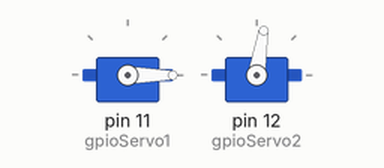
Recording of a program running on a simulated Raspberry Pi (header pin numbers). Parts: 2 × servo. Servo angles are drawn from the pulse width (0.5 ms = 0°, 2.5 ms = 180°).

Above: at 2.05 s.
Timing chart, 0 to 6.6 s (numbered marks = the images above):
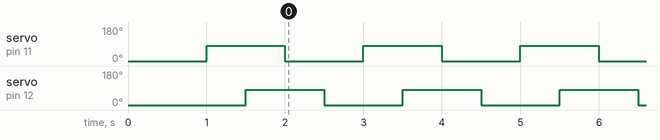

Measured:
- by itself, servo on pin 11 (gpioServo1), servo on pin 12 (gpioServo2): alternates 81° for 1.0 s and 0° for 1.0 s

The program:

roboBox.py
```python
import RPi.GPIO as GPIO
from time import sleep

GPIO.setmode(GPIO.BOARD)
# this must change accordingly and taking care that we dont mess w
# the pins in the sensehat

# servo1
gpioServo1 = 11
# servo2
gpioServo2 = 12

GPIO.setup(gpioServo1, GPIO.OUT)
servo1 = GPIO.PWM(gpioServo1, 50)
GPIO.setup(gpioServo2, GPIO.OUT)
servo2 = GPIO.PWM(gpioServo2, 50)

servo1.start(0)
servo2.start(0)

dc1 = 2.0
dc2 = 7.0

# starting position:
servo1.ChangeDutyCycle(dc1)
sleep(0.5)
servo2.ChangeDutyCycle(dc1)
sleep(0.5)
servo1.ChangeDutyCycle(dc2)
sleep(0.5)
servo2.ChangeDutyCycle(dc2)
sleep(0.5)


try:
    while True:
        servo1.ChangeDutyCycle(dc1)
        sleep(0.5)
        servo2.ChangeDutyCycle(dc1)
        sleep(0.5)
        servo1.ChangeDutyCycle(dc2)
        sleep(0.5)
        servo2.ChangeDutyCycle(dc2)
        sleep(0.5)

except KeyboardInterrupt:
        # clean up things before leaving
        servo1.stop()
        servo2.stop()
        GPIO.cleanup()
        print('Bye!')

# servo1.stop()
# servo2.stop()
# GPIO.cleanup()
# print('Bye!')
```
